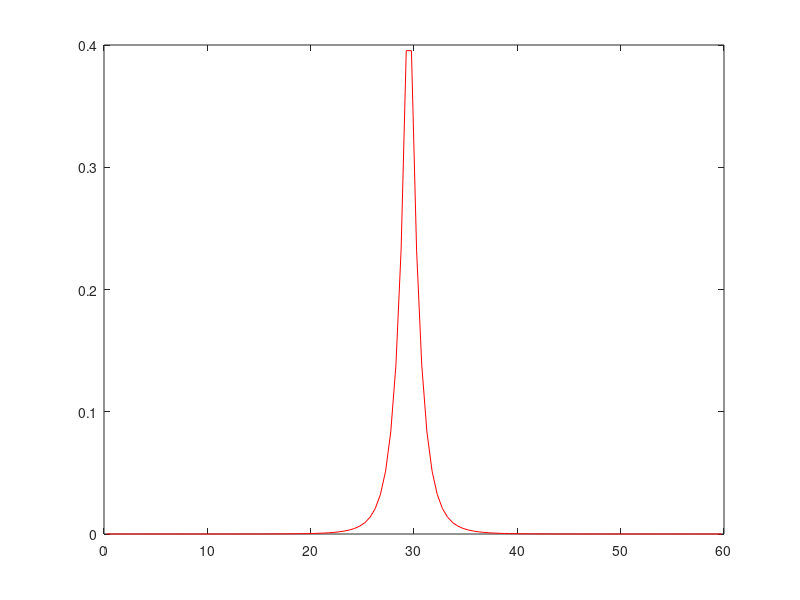

This figure's MATLAB source:
%RICHARD VASQUES 

clear all
clc

T=60; % Total length of system
n=120; % # of points
m1=1/0.5;
m2=2/(0.5)^2;
m3=6/(0.5)^3;
m4=24/(0.5)^4;
m5=120/(0.5)^5;
m6=720/(0.5)^6;
c=1-0.4995/0.5;
q=1;




l1=3*m4/(10*m2^2)-m3/(3*m1*m2);
l2=(9*m5/5-27*m1*m6/(21*m2)+3*m3*m4/m2-10*m3^2/(3*m1))/(10*m2*m3-9*m1*m4);
%l2=abs((9*m5/5-27*m1*m6/(21*m2)+3*m3*m4/m2-10*m3^2/(3*m1))/(10*m2*m3-9*m1*m4))
b1=m3/(3*m1*m2)-1;
b2=(10*m3^2/(3*m1)-9*m5/5)/(10*m2*m3-9*m1*m4)-1;


h=T/n;
Et=2*m1/m2;
Ea=((1-c)/m1)/(1+b1*(1-c));
Q=q/(1+b1*(1-c));
E2=4*(1+b1*(1-c))*(1-b2*(1-c))/(5*l1*m1);
%E3=abs(27*l1*Et/(28*l2*(1+b1*(1-c))-l1))
E3=27*l1*Et/(28*l2*(1+b1*(1-c))-l1);
D=1/(3*Et);

A=zeros(2*n+2,2*n+2);
B=zeros(2*n+2,1);
Z=zeros(2*n+2,1);
SF=zeros(n,1);

A(1,1)= 1./2 + 3*D/(2*h);
A(1,n+2)= 5./8 + 6*D/(2*h);
A(1,2)= -4*D/(2*h);
A(1,n+3)= -8*D/(2*h);
A(1,3)= D/(2*h);
A(1,n+4)= 2*D/(2*h);

A(n+2,1)= -1./8;
A(n+2,n+2)= 5./8 + (3/(7*E3))*3/(2*h); 
A(n+2,n+3)= -(3/(7*E3))*4/(2*h);
A(n+2,n+4)= (3/(7*E3))*1/(2*h);
for i=2:n
    A(i,i-1)= -D/(h^2);
    A(i,i+n)= -2*D/(h^2);
    A(i,i)= Ea+2*D/(h^2);
    A(i,i+n+1)= 4*D/(h^2);
    A(i,i+1)= -D/(h^2);
    A(i,i+n+2)= -2*D/(h^2);
    if i*h>(T/2-0.5)
        if i*h<(T/2+0.5)
            B(i) = Q;
        end
    end
    
    A(i+n+1,i-1)= -2*D/(5*h^2); 
    A(i+n+1,i+n)= -(4/5+27*Et/(35*E3))*D/(h^2);
    A(i+n+1,i)= 4*D/(5*h^2);
    A(i+n+1,i+n+1)= E2+(2*D/(h^2))*(4/5+27*Et/(35*E3));
    A(i+n+1,i+1)= -2*D/(5*h^2);
    A(i+n+1,i+n+2)= -(4/5+27*Et/(35*E3))*D/(h^2);
end
A(n+1,n-1)= D/(2*h);
A(n+1,2*n)= 2*D/(2*h);
A(n+1,n)= -4*D/(2*h);
A(n+1,2*n+1)= -8*D/(2*h);
A(n+1,n+1)= 1./2 + 3*D/(2*h);
A(n+1,2*n+2)= 5./8 + 6*D/(2*h);

A(2*n+2,2*n)= (3/(7*E3))*1/(2*h);
A(2*n+2,2*n+1)= -(3/(7*E3))*4/(2*h);
A(2*n+2,n+1)= -1./8;
A(2*n+2,2*n+2)= 5./8 + (3/(7*E3))*3/(2*h); 

Z=A\B;

SF=1/2*(Z(2:n+1)+Z(1:n))
%SF=1/2*(Z(2:n+1)+Z(1:n)+Z(n+3:2*n+2)+Z(n+2:2*n+1));
%for i=1:length(SF)
%    SF(i)=1/2*(SF(i)+SF(end+1-i));
%    SF(end+1-i)=SF(i);
%end

p=0+h/2:h:T-h/2;                   % p is line along x-axis.
plot(p,SF,'r'); hold on

save SP3b.mat
